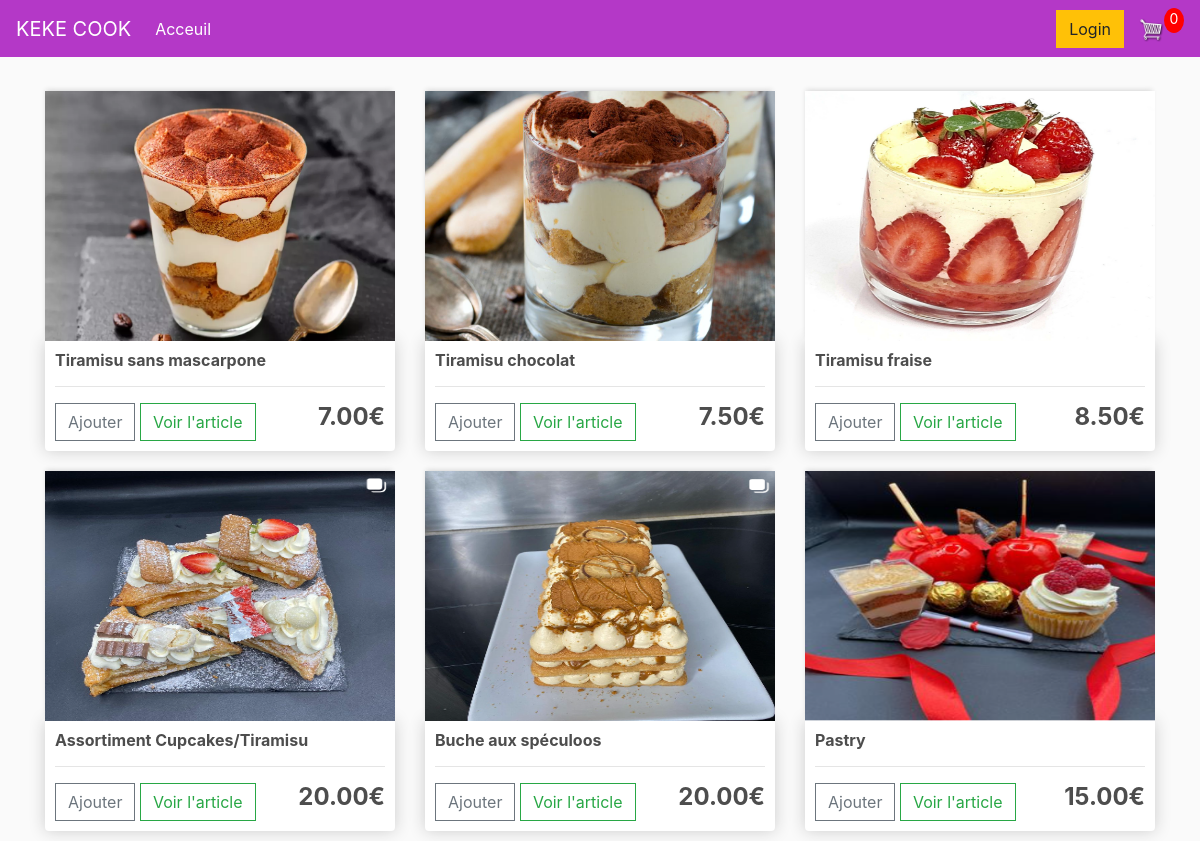
The page / on the database its author committed.
### store/models.py (models this page shows, shortened)
class Product(models.Model):
    name=models.CharField(max_length=200,null=True)
    price=models.DecimalField(max_digits=7, decimal_places=2)
    deliverable=models.BooleanField(default=False, null=True, blank=False)
    image=models.ImageField(null=True, blank=True)
    @property
    def imageURL(self):
        try:
            url=self.image.url
        except:
            url=''
        return url

### store/views.py (the view)
# urls.py: path('', include('store.urls')),
def store(request):
    data=cartData(request)
    cartItems = data['cartItems']
    products=Product.objects.all()
    context={'products':products, 'cartItems':cartItems}
    return render(request, 'store/store.html',context)

### store/utils.py (called while the page is built, shortened)
def cookieCart(request):
    try:
            cart = json.loads(request.COOKIES['cart'])
    except:
        cart = {}
    print('Cart:', cart)
    items=[]
    order={'get_cart_total':0,'get_cart_items': 0, 'shipping':False}
    cartItems = order['get_cart_items']
    return {'cartItems':cartItems ,'order':order, 'items':items}

def cartData(request):
    if request.user.is_authenticated:
        customer=request.user.customer
        order,created=Order.objects.get_or_create(customer=customer, complete=False)
        items=order.orderitem_set.all()
        cartItems = order.get_cart_items
    else:
        cookieData = cookieCart(request)
        cartItems = cookieData['cartItems']
        order = cookieData['order']
        items = cookieData['items']
    return {'cartItems':cartItems ,'order':order, 'items':items}

### store/templates/store/store.html (shortened to what this page needs)
{%extends 'store/main.html'%}
{% load static %}
{%block content%}
<div class='row'>
    {%for product in products%}
    <div class="col-lg-4">
        <img class="thumbnail" src="{{product.imageURL}}">
        <div class="box-element product">
            <h6><strong>{{product.name}}</strong></h6>
            <hr>
            <button data-product={{product.id}} data-action="add" class="btn btn-outline-secondary add-btn update-cart">Ajouter</button>
		    <a class="btn btn-outline-success" href="#">Voir l'article</a>
		    <h4 style="display: inline-block; float: right"><strong>{{product.price|floatformat:2}}€</strong></h4>
        </div>
    </div>
    {%endfor%}
</div>
{%endblock content%}

### store/templates/store/main.html (shortened to what this page needs)
<!DOCTYPE html>
{%load static%}
<html>
<head>
    <link rel="stylesheet" href="https://stackpath.bootstrapcdn.com/bootstrap/4.4.1/css/bootstrap.min.css">
    <link rel="stylesheet" type ="text/css" href="{%static 'css/main.css'%}">
</head>
<body>
    <nav class="navbar navbar-expand-lg navbar-dark bg-dark">
        <a class="navbar-brand" href="{% url 'store' %}">KEKE COOK</a>
        <div class="collapse navbar-collapse" id="navbarSupportedContent">
          <ul class="navbar-nav mr-auto">
            <li class="nav-item active">
              <a class="nav-link" href="{% url 'store' %}">Acceuil <span class="sr-only">(current)</span></a>
            </li>
          </ul>
          <div class="form-inline my-2 my-lg-0">
            <a href="#"class="btn btn-warning">Login</a>
            <a href="{% url 'cart' %}">
             <img  id="cart-icon" src="{% static 'images/cart.png' %}">
            </a>
            <p id="cart-total">{{cartItems}}</p>
          </div>
        </div>
      </nav>
    <div class="container">
        <br>
        {%block content%}
        {%endblock content%}
    </div>
</body>
</html>

### static/css/main.css (style rules this page uses)
body { background-color: hsl(0, 0%, 98%); }
h1,h2,h3,h4,h5,h6 { color:hsl(0, 0%, 30%); }
.box-element { box-shadow:hsl(0, 0%, 80%) 0 0 16px; background-color: #fff; border-radius: 4px; padding: 10px; }
.thumbnail { width: 100%; height: 250px; -webkit-box-shadow: -1px -3px 5px -2px rgba(214,214,214,1); -moz-box-shadow: -1px -3px 5px -2px rgba(214,214,214,1); box-shadow: -1px -3px 5px -2px rgba(214,214,214,1); }
.product { border-radius: 0 0 4px 4px; }
.bg-dark { background-color: #b438c7!important; }
#cart-icon { width:25px; display: inline-block; margin-left: 15px; }
#cart-total { display: block; text-align: center; color:#fff; background-color: red; width: 20px; height: 25px; border-radius: 50%; font-size: 14px; }
.col-lg-4, .col-lg-6, .col-lg-8, .col-lg-12 { margin-top: 10px; margin-bottom: 10px; }
.btn { border-radius: 0; }

### rows shown on the page
Product: imageURL (picture), name "Tiramisu sans mascarpone", price "7.00"
Product: imageURL (picture), name "Tiramisu chocolat", price "7.50"
Product: imageURL (picture), name "Tiramisu fraise", price "8.50"
Product: imageURL (picture), name "Assortiment Cupcakes/Tiramisu", price "20.00"
Product: imageURL (picture), name "Buche aux spéculoos", price "20.00"
Product: imageURL (picture), name "Pastry", price "15.00"

### other values the page prints
{{ cartItems }} "0"
